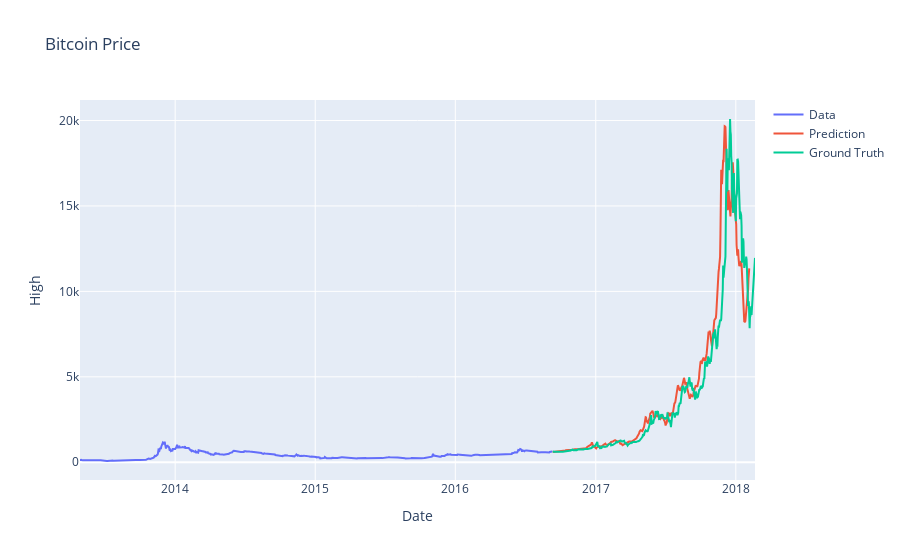

The code cell stored with this chart in its notebook:
### Code cell
# Plot the LSTM predictions on training data
lstm_pred = lstm_model.predict_generator(test_generator)

train = train.reshape((-1))
test = test.reshape((-1))
lstm_pred = lstm_pred.reshape((-1))

data_line = go.Scatter(
    x = train_dt,
    y = train,
    mode = 'lines',
    name = 'Data'
)
pred_line = go.Scatter(
    x = test_dt,
    y = lstm_pred,
    mode = 'lines',
    name = 'Prediction'
)
ground_truth_line = go.Scatter(
    x = test_dt,
    y = test,
    mode='lines',
    name = 'Ground Truth'
)
layout = go.Layout(
    title = "Bitcoin Price",
    xaxis = {'title' : "Date"},
    yaxis = {'title' : "High"}
)
fig = go.Figure(data=[data_line, pred_line, ground_truth_line], layout=layout)
fig.show()

### Figure 1 — Plotly figure (JSON) as saved in the notebook; plotly's stock layout.template omitted (floating-point values rounded to 4 significant figures; data arrays with more than 128 entries replaced by an {"elided": "..."} marker saying what was removed)
{"data": [{"mode": "lines", "name": "Data", "type": "scatter", "x": {"elided": "1232 str values"}, "y": {"elided": "1232 float values"}}, {"mode": "lines", "name": "Prediction", "type": "scatter", "x": {"elided": "528 str values"}, "y": {"elided": "513 float values"}}, {"mode": "lines", "name": "Ground Truth", "type": "scatter", "x": {"elided": "528 str values"}, "y": {"elided": "528 float values"}}], "layout": {"title": {"text": "Bitcoin Price"}, "xaxis": {"title": {"text": "Date"}}, "yaxis": {"title": {"text": "High"}}}}
